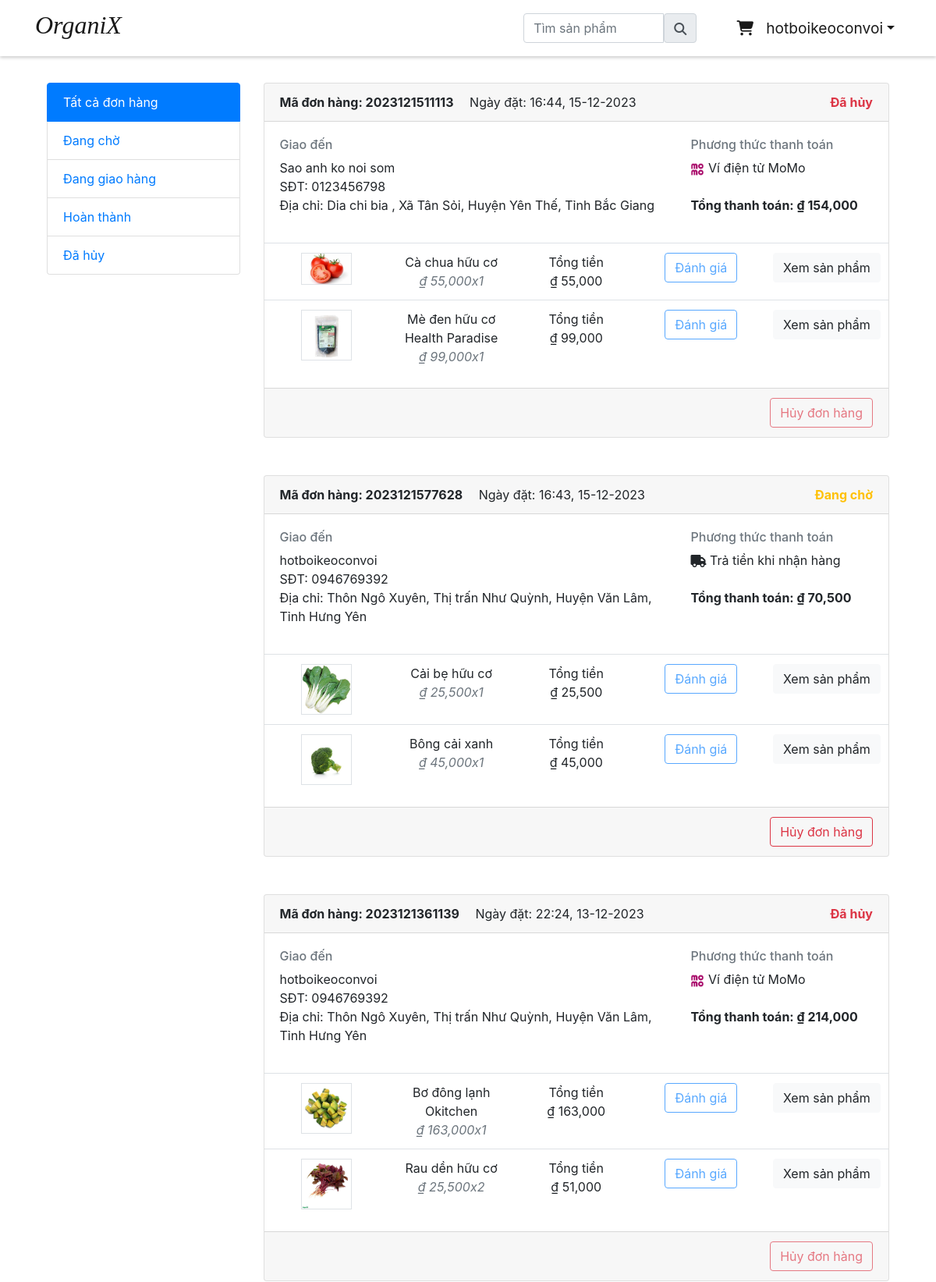
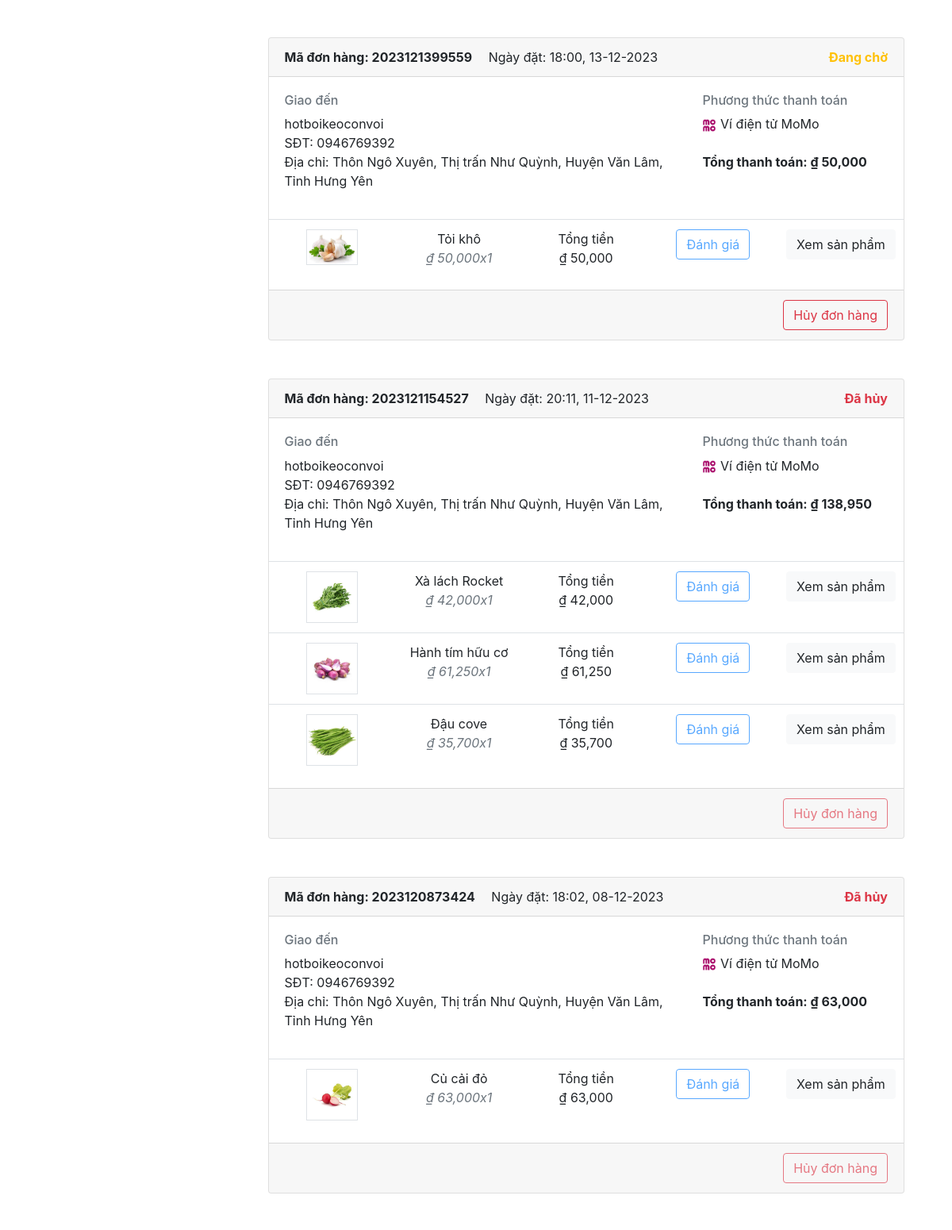
Page /orders (signed in, upper part) on the committed database (2 pictures, top to bottom).
### accounts/models.py (models this page shows, shortened)
class Account(AbstractBaseUser):
    name = models.CharField(max_length=50)
    email = models.EmailField(max_length=100, unique=True)
    phone = models.CharField(max_length=10)
    gender = models.CharField(max_length=15, choices = Gender.choices, default = Gender.not_specified)
    date_joined = models.DateTimeField(auto_now_add=True)
    last_login = models.DateTimeField(auto_now_add=True)
    is_admin = models.BooleanField(default=False)
    is_staff = models.BooleanField(default=False)
    is_active = models.BooleanField(default=False)
    is_superadmin = models.BooleanField(default=False)
    USERNAME_FIELD = 'email'    # Trường quyêt định khi login
    REQUIRED_FIELDS = ['name']    # Các trường yêu cầu khi đk tài khoản (mặc định đã có email), mặc định có password
    objects = MyAccountManager()

### store/models/orders.py (models this page shows, shortened)
class Order(models.Model):
	account = models.ForeignKey(Account, on_delete=models.CASCADE)
	name = models.CharField(max_length=50, null=False)
	phone = models.CharField(max_length=10, null=False)
	address = models.CharField(max_length=200, null=False)
	total_price = models.IntegerField(null=False)
	payment_method = models.CharField(max_length=50, null=False)
	order_status = (
		('Đang chờ', 'Pending'),
		('Đang giao hàng', 'Out For Shipping'),
		('Hoàn thành', 'Completed'),
		('Đã hủy', 'Canceled')
	)
	status = models.CharField(max_length=100, choices=order_status, default='Đang chờ')
	note = models.TextField(null=True)
	tracking_no = models.CharField(max_length=150, null=True)
	created_at = models.DateTimeField(auto_now_add=True)
	updated_at = models.DateTimeField(auto_now=True)

class OrderItem(models.Model):
	order = models.ForeignKey(Order, on_delete=models.CASCADE)
	product = models.ForeignKey(Product, on_delete=models.CASCADE)
	price = models.IntegerField(null=False)
	quantity = models.IntegerField(null=False)

### store/models/products.py (models this page shows, shortened)
class Product(models.Model):
	category = models.ForeignKey(Category, on_delete=models.CASCADE, default=1)
	slug = models.CharField(default='', max_length=150, null=False, blank=False)
	name = models.CharField(max_length=150, null=False, blank=False)
	unit = models.CharField(max_length=30, null=False, blank=False, default='sản phẩm')
	original_price = models.IntegerField(default=0, null=False, blank=False)
	sale_price = models.IntegerField(default=0, null=False, blank=False)
	stock = models.IntegerField(default=0,null=False, blank=False)
	image = models.ImageField(upload_to=get_file_path, null=True, blank=True)
	status = models.BooleanField(default=False, help_text="0=default, 1=Hidden")
	created_at = models.DateTimeField(auto_now_add=True)
	modified_at = models.DateTimeField(auto_now=True)

### store/views/order.py (the view, shortened to what this page needs)
# urls.py: path('orders', login_required(OrderView.as_view(), login_url='/accounts/login?next=/store'), name='orders'),
class OrderView(View):
    def get(self , request ):
        status = request.GET.get("status")
        user = request.user
        if status:
            orders = Order.objects.filter(account=user, status = status).order_by("-created_at")
        else:
            orders = Order.objects.filter(account=user).order_by("-created_at")
        for order in orders:
            orderItems = OrderItem.objects.filter(order = order)
            order.orderItems = []
            for orderItem in orderItems:
                orderItem.sub_total = orderItem.price * orderItem.quantity
                order.orderItems.append(orderItem)
        return render(request , 'orders.html'  , {'orders': orders})

### store/templatetags/custom_filter.py (called while the page is built)
@register.filter(name='currency')
def currency(number):
    return "₫"+str('{:20,}'.format(number))

### store/templatetags/order.py (called while the page is built)
@register.filter(name='order_date')
def order_date(date):
    return date.strftime("%H:%M, %d-%m-%Y")

### templates/orders.html (shortened to what this page needs)
{% extends 'base.html' %}
{% block content %}
{% load static %}
{% load cart %}
{% load custom_filter %}
{% load order %}
{% load tz %}
<link rel="stylesheet" href="{% static 'css/custom/order.css' %}">
<div class="container">
    <section class="section-conten padding-y bg">
        <div class="container">
            <div class="row">
                <aside class="col-md-3" style="margin-top: 3%;">
                    <ul class="list-group" id="filter">
                        <a class="list-group-item active" href="{% url 'orders' %}"> Tất cả đơn hàng </a>
                        <a class="list-group-item" href="orders?status=Đang chờ"> Đang chờ </a>
                        <a class="list-group-item" href="orders?status=Đang giao hàng"> Đang giao hàng </a>
                        <a class="list-group-item" href="orders?status=Hoàn thành"> Hoàn thành </a>
                        <a class="list-group-item" href="orders?status=Đã hủy"> Đã hủy </a>
                    </ul>
                    <br>
                </aside>
                <main class="col-md-9" style="margin-top: 3%;">
                    {% for order in orders %}
                    <article class="card">
                        <header class="card-header">
                            <strong class="d-inline-block mr-3">Mã đơn hàng: {{order.tracking_no}}</strong>
                            <span>Ngày đặt: {{order.created_at|localtime|order_date}}</span>
                            {% if order.status == 'Hoàn thành' %}
                            <span class='text-success float-right'><strong>{{order.status}}</strong></span>
                            {% elif order.status == 'Đã hủy' %}
                            <span class='text-danger float-right'><strong>{{order.status}}</strong></span>
                            {% else %}
                            <span class='text-warning float-right'><strong>{{order.status}}</strong></span>
                            {% endif %}
                        </header>
                        <div class="card-body">
                            <div class="row">
                                <div class="col-md-8">
                                    <h6 class="text-muted">Giao đến</h6>
                                    <p>{{order.name}} <br>
                                        SĐT: {{order.phone}}<br>
                                        Địa chỉ: {{order.address}} <br>
                                    </p>
                                </div>
                                <div class="col-md-4">
                                    <h6 class="text-muted">Phương thức thanh toán</h6>
                                    <span class="">
                                        {% if order.payment_method == 'momo' %}
                                        <img src="static/image/momo_icon_square_pinkbg@3x.png" width="18px"> Ví điện tử
                                        MoMo
                                        {% endif %}
                                        {% if order.payment_method == 'cod' %}
                                        <i class="fa-solid fa-truck"></i> Trả tiền khi nhận hàng
                                        {% endif %}
                                    </span>
                                    <p>
                                        <br>
                                        <span class="b"><strong>Tổng thanh toán: {{order.total_price|currency}}
                                            </strong></span>
                                    </p>
                                </div>
                            </div>
                        </div>
                        <div class="table-responsive">
                            <table class="table table-hover">
                                {% for item in order.orderItems %}
                                <tr>
                                    <td>
                                        <img src="{{item.product.image.url}}" class="img-xs border" width="65">
                                    </td>
                                    <td>
                                        <p class="title mb-0">{{item.product.name}} </p>
                                        <var
                                            class="price text-muted">{{item.product.sale_price|currency}}x{{item.quantity}}</var>
                                    </td>
                                    <td>Tổng tiền<br>{{item.sub_total|currency}}</td>
                                    <td>
                                        {% if item.order.status == 'Hoàn thành' %}
                                        <a href="#" class="btn btn-outline-primary rating-btn" data-toggle="modal"
                                            data-target="#reviewModal{{item.product.id}}">Đánh giá</a>
                                        {% else %}
                                        <button href="#" class="btn btn-outline-primary rating-btn" disabled>Đánh
                                            giá</button>
                                        {% endif %}
                                    </td>
                                    <td><a href="{% url 'product_detail' item.product.category.slug item.product.slug %}"
                                            class="btn btn-light">Xem sản phẩm</a> </td>
                                </tr>
                                {% endfor %}
                            </table>
                        </div>
                        <div class="card-footer">
                            {% if order.status == 'Đang chờ' %}
                            <button href="#" class="float-right btn btn-outline-danger cancel_order_btn"
                                onclick="document.getElementById('canceled_order_id').value=this.value;"
                                value="{{order.tracking_no}}">Hủy đơn hàng</button>
                            {% else %}
                            <button href="#" class="float-right btn btn-outline-danger" disabled="">Hủy đơn
                                hàng</button>
                            {% endif %}
                        </div>
                    </article>
                    <br><br>
                    {% endfor %}
                </main>
            </div>
        </div>
    </section>
    {% endblock content %}

### templates/nav.html (shortened to what this page needs)
<nav class="navbar navbar-expand-lg navbar-light bg-white shadow-sm sticky-top">
    <div class="container">
        <a class="navbar-brand" href="/"><h2 class="text">OrganiX</h2></a>
        <div class="search-bar">
            <form action="{% url 'search' %}" method="POST">
                <div class="input-group">
                    <input type="text" class="form-control" id="searchproducts" name="product-searched" placeholder="Tìm sản phẩm">
                    <button type="submit" class="input-group-text" id="basic-addon1"><i class="fa fa-search"></i></button>
                </div>
            </form>
        </div>
        <div class="collapse navbar-collapse justify-content-end" id="navbarSupportedContent">
            <ul class=" navbar-nav ms-auto">
                {% if user.is_authenticated %}
                <li class="nav-item active">
                    <a class="nav-link" href="/cart"><i class="fa-solid fa-cart-shopping"></i>
                    </a>
                </li>
                <li class="nav-item dropdown">
                    <a id="dropdownMenu1" href="#" data-toggle="dropdown" aria-haspopup="true" aria-expanded="false"
                        class="nav-link dropdown-toggle active">{{request.user.name}}</a>
                </li>
                {% endif %}
            </ul>
        </div>
    </div>
</nav>

### static/css/custom/order.css (style rules this page uses)
td { vertical-align: middle; text-align: center; }
table { table-layout: fixed; }
td { width: 33%; }

### templates/nav.html (style rules this page uses)
nav { box-shadow: 0 2px 4px 0 rgba(0,0,0,.2); }
.navbar { font-size: 1.2em; font-weight: 400; }
.navbar-brand { font-size: 1.5em; font-family:'Times New Roman', Times, serif; font-style: italic; }
.search-bar { width: 20% !important; margin-left: 45%; }

### rows in the picture
Account: user.name "hotboikeoconvoi"
Order: tracking_no "2023121511113", created_at|order_date "16:44, 15-12-2023", status "Đã hủy", name "Sao anh ko noi som", phone "0123456798", address "Dia chi bia , Xã Tân Sỏi, Huyện Yên Thế, Tỉnh Bắc Giang", total_price "₫ 154,000", shows "Hủy đơn hàng"
OrderItem: product.image (picture), product.name "Cà chua hữu cơ", product.sale_price "₫ 55,000", quantity "1", sub_total "₫ 55,000", shows "Đánh giá"
OrderItem: product.image (picture), product.name "Mè đen hữu cơ Health Paradise", product.sale_price "₫ 99,000", quantity "1", sub_total "₫ 99,000", shows "Đánh giá"
Order: tracking_no "2023121577628", created_at|order_date "16:43, 15-12-2023", status "Đang chờ", name "hotboikeoconvoi", phone "0946769392", address "Thôn Ngô Xuyên, Thị trấn Như Quỳnh, Huyện Văn Lâm, Tỉnh Hưng Yên", payment_method "cod" (drawn), total_price "₫ 70,500"
OrderItem: product.image (picture), product.name "Cải bẹ hữu cơ", product.sale_price "₫ 25,500", quantity "1", sub_total "₫ 25,500", shows "Đánh giá"
OrderItem: product.image (picture), product.name "Bông cải xanh", product.sale_price "₫ 45,000", quantity "1", sub_total "₫ 45,000", shows "Đánh giá"
Order: tracking_no "2023121361139", created_at|order_date "22:24, 13-12-2023", status "Đã hủy", name "hotboikeoconvoi", phone "0946769392", address "Thôn Ngô Xuyên, Thị trấn Như Quỳnh, Huyện Văn Lâm, Tỉnh Hưng Yên", total_price "₫ 214,000", shows "Hủy đơn hàng"
OrderItem: product.image (picture), product.name "Bơ đông lạnh Okitchen", product.sale_price "₫ 163,000", quantity "1", sub_total "₫ 163,000", shows "Đánh giá"
OrderItem: product.image (picture), product.name "Rau dền hữu cơ", product.sale_price "₫ 25,500", quantity "2", sub_total "₫ 51,000", shows "Đánh giá"
Order: tracking_no "2023121399559", created_at|order_date "18:00, 13-12-2023", status "Đang chờ", name "hotboikeoconvoi", phone "0946769392", address "Thôn Ngô Xuyên, Thị trấn Như Quỳnh, Huyện Văn Lâm, Tỉnh Hưng Yên", total_price "₫ 50,000"
OrderItem: product.image (picture), product.name "Tỏi khô", product.sale_price "₫ 50,000", quantity "1", sub_total "₫ 50,000", shows "Đánh giá"
Order: tracking_no "2023121154527", created_at|order_date "20:11, 11-12-2023", status "Đã hủy", name "hotboikeoconvoi", phone "0946769392", address "Thôn Ngô Xuyên, Thị trấn Như Quỳnh, Huyện Văn Lâm, Tỉnh Hưng Yên", total_price "₫ 138,950", shows "Hủy đơn hàng"
OrderItem: product.image (picture), product.name "Xà lách Rocket", product.sale_price "₫ 42,000", quantity "1", sub_total "₫ 42,000", shows "Đánh giá"
OrderItem: product.image (picture), product.name "Hành tím hữu cơ", product.sale_price "₫ 61,250", quantity "1", sub_total "₫ 61,250", shows "Đánh giá"
OrderItem: product.image (picture), product.name "Đậu cove", product.sale_price "₫ 35,700", quantity "1", sub_total "₫ 35,700", shows "Đánh giá"
Order: tracking_no "2023120873424", created_at|order_date "18:02, 08-12-2023", status "Đã hủy", name "hotboikeoconvoi", phone "0946769392", address "Thôn Ngô Xuyên, Thị trấn Như Quỳnh, Huyện Văn Lâm, Tỉnh Hưng Yên", total_price "₫ 63,000", shows "Hủy đơn hàng"
OrderItem: product.image (picture), product.name "Củ cải đỏ", product.sale_price "₫ 63,000", quantity "1", sub_total "₫ 63,000", shows "Đánh giá"
